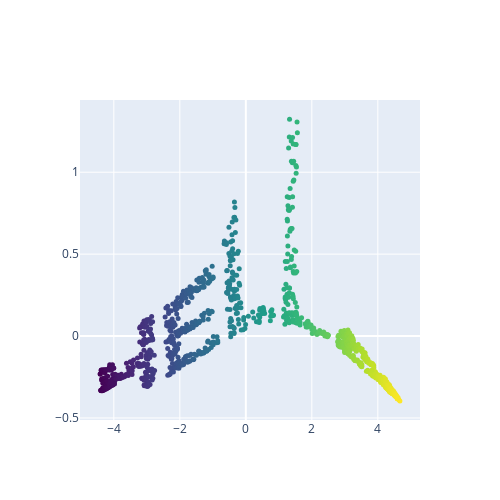

The cell this chart's notebook holds for it:
### Code cell
# ISOMAP에 의한 차원 축소
from sklearn.manifold import Isomap
iso = Isomap(n_neighbors=100, n_components=2)
iso_out = iso.fit_transform(XS)
fig = go.Figure()
fig.add_trace(go.Scatter(x=iso_out[:,0], y=iso_out[:,1],
    mode='markers',
    marker=dict(size=5, color=iso_out[:,0], colorscale='Viridis')))
fig.update_layout(height=500, width=500)
fig.show()

### Figure 1 — Plotly figure (JSON) as saved in the notebook; plotly's stock layout.template omitted (floating-point values rounded to 4 significant figures; data arrays with more than 128 entries replaced by an {"elided": "..."} marker saying what was removed)
{"data": [{"marker": {"color": {"elided": "1000 float values"}, "colorscale": [[0, "#440154"], [0.1111, "#482878"], [0.2222, "#3e4989"], [0.3333, "#31688e"], [0.4444, "#26828e"], [0.5556, "#1f9e89"], [0.6667, "#35b779"], [0.7778, "#6ece58"], [0.8889, "#b5de2b"], [1, "#fde725"]], "size": 5}, "mode": "markers", "type": "scatter", "x": {"elided": "1000 float values"}, "y": {"elided": "1000 float values"}}], "layout": {"height": 500, "width": 500}}
